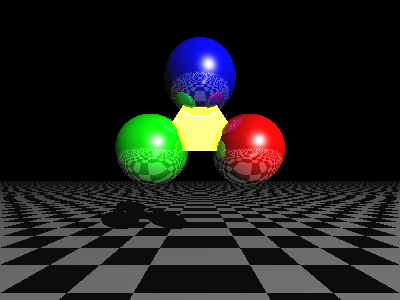

The Python source for this figure:
from PIL import Image
from functools import reduce
import numpy as np
import time
import numbers

def extract(cond, x):
    if isinstance(x, numbers.Number):
        return x
    else:
        return np.extract(cond, x)

class vec3():
    def __init__(self, x, y, z):
        (self.x, self.y, self.z) = (x, y, z)
    def __mul__(self, other):
        return vec3(self.x * other, self.y * other, self.z * other)
    def __add__(self, other):
        return vec3(self.x + other.x, self.y + other.y, self.z + other.z)
    def __sub__(self, other):
        return vec3(self.x - other.x, self.y - other.y, self.z - other.z)
    def dot(self, other):
        return (self.x * other.x) + (self.y * other.y) + (self.z * other.z)
    def __abs__(self):
        return self.dot(self)
    def norm(self):
        mag = np.sqrt(abs(self))
        return self * (1.0 / np.where(mag == 0, 1, mag))
    def components(self):
        return (self.x, self.y, self.z)
    def cross (self, other):
        return vec3(self.y * other.z - self.z * other.y,
                    self.z * other.x - self.x * other.z,
                    self.x * other.y - self.y * other.x
                    )
    def normalize(self):
        return np.linalg.norm([self.x, self.y, self.z])
    def extract(self, cond):
        return vec3(extract(cond, self.x),
                    extract(cond, self.y),
                    extract(cond, self.z))
    def place(self, cond):
        r = vec3(np.zeros(cond.shape), np.zeros(cond.shape), np.zeros(cond.shape))
        np.place(r.x, cond, self.x)
        np.place(r.y, cond, self.y)
        np.place(r.z, cond, self.z)
        return r
rgb = vec3

(w, h) = (400, 300)         # Screen size
L = vec3(5, 5, -10)        # Point light position
E = vec3(0, 0.35, -1)     # Eye position
FARAWAY = 1.0e39            # an implausibly huge distance

def raytrace(O, D, scene, bounce = 0):
    # O is the ray origin, D is the normalized ray direction
    # scene is a list of Sphere objects (see below)
    # bounce is the number of the bounce, starting at zero for camera rays

    distances = [s.intersect(O, D) for s in scene]
    nearest = reduce(np.minimum, distances)
    color = vec3(0, 0, 0)
    for (s, d) in zip(scene, distances):
        hit = (nearest != FARAWAY) & (d == nearest)
        if np.any(hit):
            dc = extract(hit, d)
            Oc = O.extract(hit)
            Dc = D.extract(hit)
            cc = s.light(Oc, Dc, dc, scene, bounce)
            color += cc.place(hit)
    return color

class Sphere:
    def __init__(self, center, r, diffuse, mirror = 0.5):
        self.c = center
        self.r = r
        self.diffuse = diffuse
        self.mirror = mirror

    def intersect(self, O, D):
        b = 2 * D.dot(O - self.c)
        c = abs(self.c) + abs(O) - 2 * self.c.dot(O) - (self.r * self.r)
        disc = (b ** 2) - (4 * c)
        sq = np.sqrt(np.maximum(0, disc))
        h0 = (-b - sq) / 2
        h1 = (-b + sq) / 2
        h = np.where((h0 > 0) & (h0 < h1), h0, h1)
        pred = (disc > 0) & (h > 0)
        return np.where(pred, h, FARAWAY)
    
    def diffusecolor(self, M):
        return self.diffuse

    def light(self, O, D, d, scene, bounce):
        M = (O + D * d)                         # intersection point
        N = (M - self.c) * (1. / self.r)        # normal
        toL = (L - M).norm()                    # direction to light
        toO = (E - M).norm()                    # direction to ray origin
        nudged = M + N * .0001                  # M nudged to avoid itself

        # Shadow: find if the point is shadowed or not.
        # This amounts to finding out if M can see the light
        light_distances = [s.intersect(nudged, toL) for s in scene]
        light_nearest = reduce(np.minimum, light_distances)
        seelight = light_distances[scene.index(self)] == light_nearest

        # Ambient
        color = vec3(0.05, 0.05, 0.05)

        # Lambert shading (diffuse)
        lv = np.maximum(N.dot(toL), 0)
        color += self.diffusecolor(M) * lv * seelight

        # Reflection
        if bounce < 2:
            rayD = (D - N * 2 * D.dot(N)).norm()
            color += raytrace(nudged, rayD, scene, bounce + 1) * self.mirror

        # Blinn-Phong shading (specular)
        phong = N.dot((toL + toO).norm())
        color += vec3(1, 1, 1) * np.power(np.clip(phong, 0, 1), 50) * seelight
        return color

class Triangle:
    def __init__(self, v0, v1, v2, diffuse, mirror=10):
        self.v0 = v0
        self.v1 = v1
        self.v2 = v2
        self.diffuse = diffuse
        self.mirror = mirror

    def normal(self):
        self.edge1 = self.v1 - self.v0
        self.edge2 = self.v2 - self.v0
        return self.edge1.cross(self.edge2).norm()
    
    def intersect(self, O, D):
        tvec = O - self.v0
        self.edge1 = self.v1 - self.v0
        self.edge2 = self.v2 - self.v0
        pvec, qvec, svec = (vec3(tvec.cross(self.edge1).dot(self.edge2), D.cross(self.edge2).dot(tvec),tvec.cross(self.edge1).dot(D)).__mul__(1/D.cross(self.edge2).dot(self.edge1))).components()
        cond = np.where((qvec >= 0) & (qvec <= 1) & (svec >=0) & ((qvec+svec) <= 1) & (pvec >= 0))
        res = np.full_like(pvec, FARAWAY)
        res[cond] = pvec[cond]
        return res
        

        
    def diffusecolor(self, M):
        return self.diffuse

    def light(self, O, D, d, scene, bounce):
        M = (O + D * d)
        N = self.normal()
        toL = (L - M).norm()
        toO = (E - M).norm()
        nudged = M + N * .0001

         # Shadow: find if the point is shadowed or not.
        # This amounts to finding out if M can see the light
        light_distances = [s.intersect(nudged, toL) for s in scene]
        light_nearest = reduce(np.minimum, light_distances)
        seelight = light_distances[scene.index(self)] == light_nearest

        # Ambient
        color = vec3(0.05, 0.05, 0.05)

        # Lambert shading (diffuse)
        lv = np.abs(N.dot(toL))
        color += self.diffusecolor(M) * lv * seelight

        # Reflection
        if bounce < 2:
            rayD = (D - N * 2 * D.dot(N)).norm()
            color += raytrace(nudged, rayD, scene, bounce + 1) * self.mirror

        # Blinn-Phong shading (specular)
        phong = N.dot((toL + toO).norm())
        color += vec3(1, 1, 1) * np.power(np.clip(phong, 0, 1), 50) * seelight
        return color

class CheckeredSphere(Sphere):
    def diffusecolor(self, M):
        checker = ((M.x * 2).astype(int) % 2) == ((M.z * 2).astype(int) % 2)
        return self.diffuse * checker

scene = [
    Sphere(vec3(.4, .6, 0.7), 0.3, rgb(1, 0, 0)),
    Sphere(vec3(-0, 1.2, 0.7),0.3, rgb(0, 0, 1)),
    Sphere(vec3(-.4, .6, 0.7), 0.3, rgb(0, 1, 0)),
    Triangle(vec3(0.4, 0.6, 0.7), vec3(0, 1.2, 0.7), vec3(-0.4, 0.6, 0.7), rgb(1, 1, 0)),
    CheckeredSphere(vec3(0,-99999.5, 0), 99999, rgb(.9, .9, .9), 0.25)
    ]

r = float(w) / h
# Screen coordinates: x0, y0, x1, y1.
S = (-1, 1 / r + .5, 1, -1 / r + .5)
x = np.tile(np.linspace(S[0], S[2], w), h)
y = np.repeat(np.linspace(S[1], S[3], h), w)

t0 = time.time()
Q = vec3(x, y, 0)
color = raytrace(E, (Q - E).norm(), scene)
print ("Took", time.time() - t0)

rgb = [Image.fromarray((255 * np.clip(c, 0, 1).reshape((h, w))).astype(np.uint8), "L") for c in color.components()]
Image.merge("RGB", rgb).save("rt3.png")